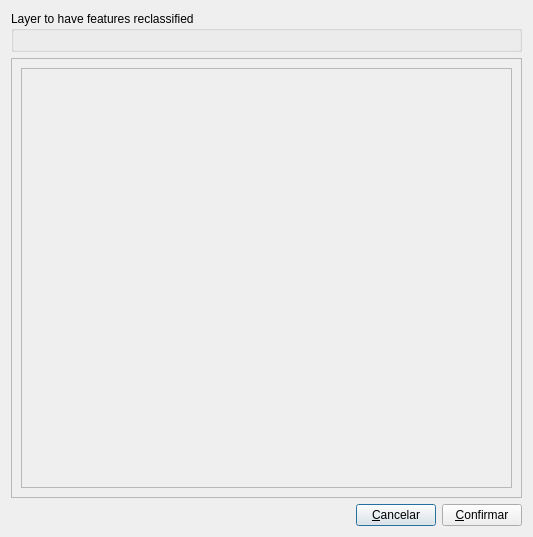
<?xml version="1.0" encoding="UTF-8"?>
<ui version="4.0">
 <class>Dialog</class>
 <widget class="QDialog" name="Dialog">
  <property name="geometry">
   <rect>
    <x>0</x>
    <y>0</y>
    <width>533</width>
    <height>537</height>
   </rect>
  </property>
  <property name="windowTitle">
   <string>Dialog</string>
  </property>
  <layout class="QVBoxLayout" name="verticalLayout">
   <item>
    <widget class="QgsCollapsibleGroupBox" name="mGroupBox">
     <property name="title">
      <string>Layer to have features reclassified</string>
     </property>
     <layout class="QHBoxLayout" name="horizontalLayout_2">
      <item>
       <layout class="QVBoxLayout" name="vLayout"/>
      </item>
     </layout>
    </widget>
   </item>
   <item>
    <widget class="QFrame" name="frame_2">
     <property name="frameShape">
      <enum>QFrame::StyledPanel</enum>
     </property>
     <property name="frameShadow">
      <enum>QFrame::Raised</enum>
     </property>
     <layout class="QGridLayout" name="gridLayout">
      <item row="0" column="0">
       <widget class="QScrollArea" name="scrollArea">
        <property name="widgetResizable">
         <bool>true</bool>
        </property>
        <widget class="QWidget" name="scrollAreaWidgetContents">
         <property name="geometry">
          <rect>
           <x>0</x>
           <y>0</y>
           <width>485</width>
           <height>403</height>
          </rect>
         </property>
        </widget>
       </widget>
      </item>
     </layout>
    </widget>
   </item>
   <item>
    <layout class="QHBoxLayout" name="horizontalLayout">
     <item>
      <spacer name="horizontalSpacer">
       <property name="orientation">
        <enum>Qt::Horizontal</enum>
       </property>
       <property name="sizeHint" stdset="0">
        <size>
         <width>40</width>
         <height>20</height>
        </size>
       </property>
      </spacer>
     </item>
     <item>
      <widget class="QPushButton" name="cancel_btn">
       <property name="text">
        <string>&amp;Cancelar</string>
       </property>
      </widget>
     </item>
     <item>
      <widget class="QPushButton" name="ok_btn">
       <property name="text">
        <string>&amp;Confirmar</string>
       </property>
      </widget>
     </item>
    </layout>
   </item>
  </layout>
 </widget>
 <customwidgets>
  <customwidget>
   <class>QgsCollapsibleGroupBox</class>
   <extends>QGroupBox</extends>
   <header>qgscollapsiblegroupbox.h</header>
   <container>1</container>
  </customwidget>
 </customwidgets>
 <tabstops>
  <tabstop>ok_btn</tabstop>
  <tabstop>cancel_btn</tabstop>
  <tabstop>scrollArea</tabstop>
 </tabstops>
 <resources/>
 <connections>
  <connection>
   <sender>cancel_btn</sender>
   <signal>clicked()</signal>
   <receiver>Dialog</receiver>
   <slot>reject()</slot>
   <hints>
    <hint type="sourcelabel">
     <x>136</x>
     <y>512</y>
    </hint>
    <hint type="destinationlabel">
     <x>266</x>
     <y>268</y>
    </hint>
   </hints>
  </connection>
 </connections>
</ui>
